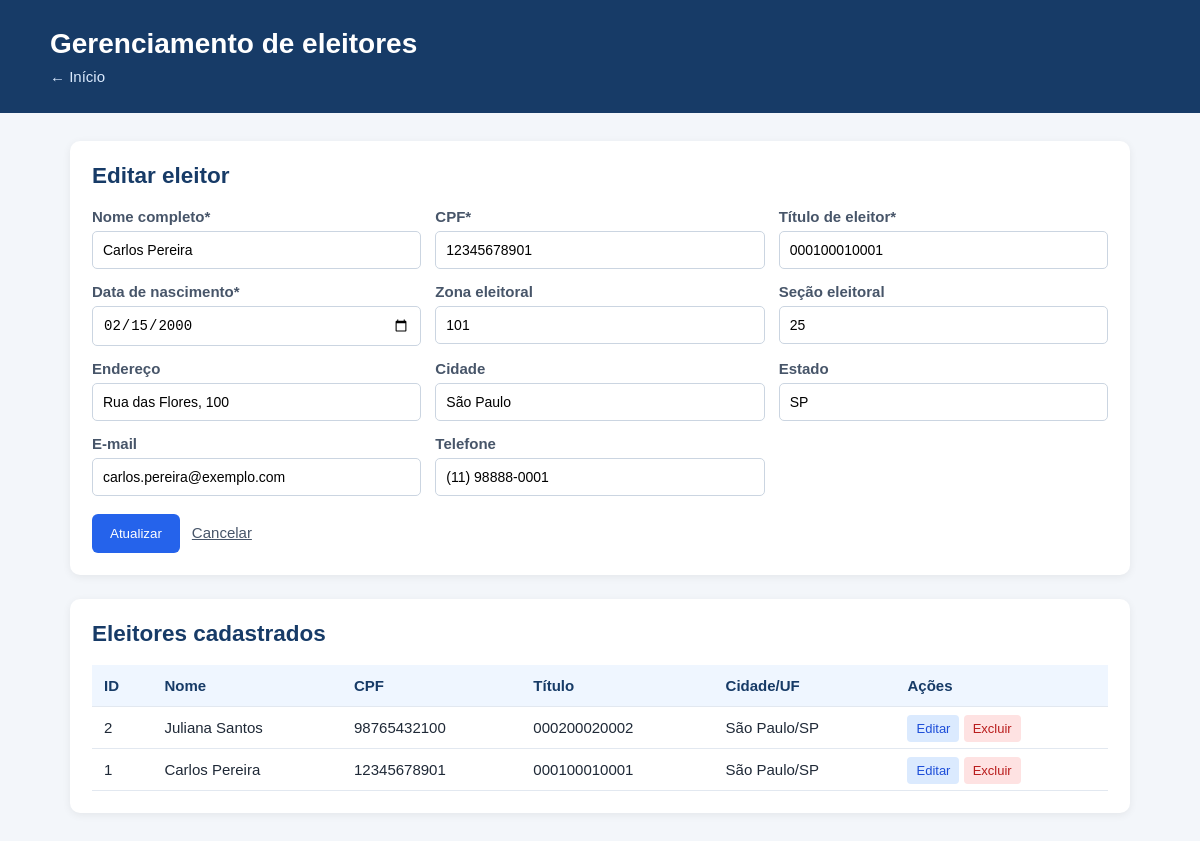
The page /eleitores.php?editar=1 on the database its author committed.
### tables this page shows
CREATE TABLE eleitor1 (
    id_eleitor INT UNSIGNED AUTO_INCREMENT PRIMARY KEY,
    nome_completo VARCHAR(120) NOT NULL,
    cpf CHAR(11) NOT NULL,
    titulo_eleitor VARCHAR(20) NOT NULL,
    data_nascimento DATE NOT NULL,
    zona_eleitoral INT UNSIGNED NULL,
    secao_eleitoral INT UNSIGNED NULL,
    endereco VARCHAR(180) NULL,
    cidade VARCHAR(80) NULL,
    estado CHAR(2) NULL,
    email VARCHAR(120) NULL,
    telefone VARCHAR(20) NULL,
    criado_em TIMESTAMP NOT NULL DEFAULT CURRENT_TIMESTAMP,
    atualizado_em TIMESTAMP NOT NULL DEFAULT CURRENT_TIMESTAMP ON UPDATE CURRENT_TIMESTAMP,
    CONSTRAINT uq_eleitor_cpf UNIQUE (cpf),
    CONSTRAINT uq_eleitor_titulo UNIQUE (titulo_eleitor),
    CONSTRAINT uq_eleitor_email UNIQUE (email)
);

### eleitores.php (the view, shortened to what this page needs)
<?php
require 'config.php';
$editando = false;
$registro = ['id_eleitor' => '', 'nome_completo' => '', 'cpf' => '', 'titulo_eleitor' => '', 'data_nascimento' => '', 'zona_eleitoral' => '', 'secao_eleitoral' => '', 'endereco' => '', 'cidade' => '', 'estado' => '', 'email' => '', 'telefone' => ''];
if (isset($_GET['editar'])) {
    $busca = $pdo->prepare('SELECT * FROM eleitor1 WHERE id_eleitor=?');
    $busca->execute([(int)$_GET['editar']]);
    $registro = $busca->fetch() ?: $registro;
    $editando = true;
}
$lista = $pdo->query('SELECT * FROM eleitor1 ORDER BY id_eleitor DESC')->fetchAll();
?>
<!DOCTYPE html>
<html lang="pt-BR">
<head>
    <link rel="stylesheet" href="style.css">
</head>
<body>
    <header>
        <h1>Gerenciamento de eleitores</h1>
        <p><a href="index.php">← Início</a></p>
    </header>
    <main class="container">
        <section class="form-box">
            <h2><?= $editando ? 'Editar eleitor' : 'Cadastrar eleitor' ?></h2>
            <form method="post"><input type="hidden" name="id_eleitor" value="<?= htmlspecialchars($registro['id_eleitor']) ?>">
                <div class="grid">
                    <label>Nome completo*<input required name="nome_completo" value="<?= htmlspecialchars($registro['nome_completo']) ?>"></label><label>CPF*<input required name="cpf" maxlength="14" value="<?= htmlspecialchars($registro['cpf']) ?>"></label><label>Título de eleitor*<input required name="titulo_eleitor" value="<?= htmlspecialchars($registro['titulo_eleitor']) ?>"></label><label>Data de nascimento*<input required type="date" name="data_nascimento" value="<?= htmlspecialchars($registro['data_nascimento']) ?>"></label><label>Zona eleitoral<input type="number" name="zona_eleitoral" value="<?= htmlspecialchars($registro['zona_eleitoral']) ?>"></label><label>Seção eleitoral<input type="number" name="secao_eleitoral" value="<?= htmlspecialchars($registro['secao_eleitoral']) ?>"></label><label>Endereço<input name="endereco" value="<?= htmlspecialchars($registro['endereco']) ?>"></label><label>Cidade<input name="cidade" value="<?= htmlspecialchars($registro['cidade']) ?>"></label><label>Estado<input maxlength="2" name="estado" value="<?= htmlspecialchars($registro['estado']) ?>"></label><label>E-mail<input type="email" name="email" value="<?= htmlspecialchars($registro['email']) ?>"></label><label>Telefone<input name="telefone" value="<?= htmlspecialchars($registro['telefone']) ?>"></label>
                </div><button type="submit"><?= $editando ? 'Atualizar' : 'Cadastrar' ?></button><?php if ($editando): ?><a class="cancelar" href="eleitores.php">Cancelar</a><?php endif; ?>
            </form>
        </section>
        <section>
            <h2>Eleitores cadastrados</h2>
            <div class="table-wrap">
                <table>
                    <tr>
                        <th>ID</th>
                        <th>Nome</th>
                        <th>CPF</th>
                        <th>Título</th>
                        <th>Cidade/UF</th>
                        <th>Ações</th>
                    </tr><?php foreach ($lista as $item): ?><tr>
                            <td><?= $item['id_eleitor'] ?></td>
                            <td><?= htmlspecialchars($item['nome_completo']) ?></td>
                            <td><?= htmlspecialchars($item['cpf']) ?></td>
                            <td><?= htmlspecialchars($item['titulo_eleitor']) ?></td>
                            <td><?= htmlspecialchars($item['cidade'] . '/' . $item['estado']) ?></td>
                            <td><a class="acao editar" href="?editar=<?= $item['id_eleitor'] ?>">Editar</a> <a class="acao excluir" href="?excluir=<?= $item['id_eleitor'] ?>" onclick="return confirm('Excluir este eleitor?')">Excluir</a></td>
                        </tr><?php endforeach; ?>
                </table>
            </div>
        </section>
    </main>
</body>
</html>

### style.css (style rules this page uses)
* { box-sizing: border-box; }
body { margin: 0; background: #f3f6fa; color: #1f2937; font: 15px Arial, sans-serif; }
header { background: #173b67; color: #fff; padding: 28px max(20px, calc((100% - 1100px) / 2)); }
header h1 { margin: 0 0 8px; font-size: 28px; }
header p { margin: 0; }
header a { color: #dbeafe; text-decoration: none; }
.container { max-width: 1100px; margin: 28px auto; padding: 0 20px; }
h2 { color: #173b67; margin-top: 0; }
.menu a, button { display: inline-block; background: #2563eb; color: #fff; border: 0; border-radius: 6px; padding: 12px 18px; text-decoration: none; cursor: pointer; }
.info, .form-box, section:not(.cards):not(.menu) { background: #fff; padding: 22px; border-radius: 10px; box-shadow: 0 2px 8px #0001; margin-bottom: 24px; }
.grid { display: grid; grid-template-columns: repeat(3, 1fr); gap: 14px; margin-bottom: 18px; }
label { font-weight: bold; color: #475569; }
input { display: block; width: 100%; margin-top: 6px; border: 1px solid #cbd5e1; border-radius: 5px; padding: 10px; font-size: 14px; }
table { border-collapse: collapse; width: 100%; min-width: 720px; }
th, td { border-bottom: 1px solid #e2e8f0; padding: 12px; text-align: left; }
th { background: #eff6ff; color: #173b67; }
.table-wrap { overflow-x: auto; }
.acao { padding: 6px 9px; border-radius: 4px; text-decoration: none; font-size: 13px; }
.editar { background: #dbeafe; color: #1d4ed8; }
.excluir { background: #fee2e2; color: #b91c1c; }
.cancelar { margin-left: 12px; color: #475569; }

### rows shown on the page
eleitor1: nome_completo "Carlos Pereira", cpf "12345678901", titulo_eleitor "000100010001", data_nascimento "02/15/2000", zona_eleitoral "101", secao_eleitoral "25", endereco "Rua das Flores, 100", cidade "São Paulo", estado "SP", email "carlos.pereira@exemplo.com", telefone "(11) 98888-0001", id_eleitor "1", cidade+estado "São Paulo/SP"
eleitor1: id_eleitor "2", nome_completo "Juliana Santos", cpf "98765432100", titulo_eleitor "000200020002", cidade+estado "São Paulo/SP"
